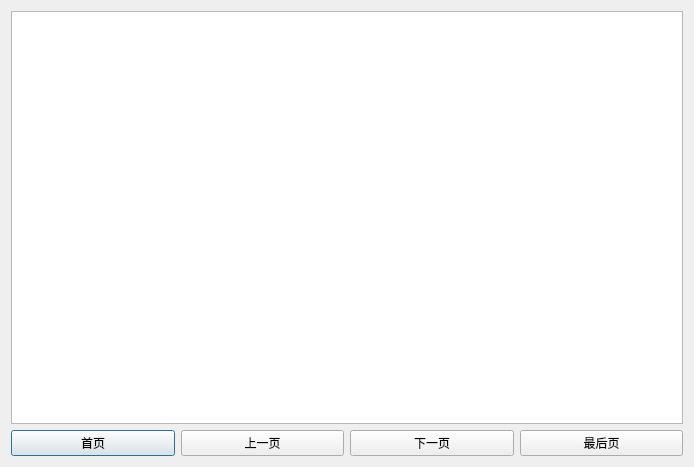
<?xml version="1.0" encoding="UTF-8"?>
<ui version="4.0">
 <class>FeedClass</class>
 <widget class="QDialog" name="FeedClass">
  <property name="geometry">
   <rect>
    <x>0</x>
    <y>0</y>
    <width>694</width>
    <height>467</height>
   </rect>
  </property>
  <property name="windowTitle">
   <string>Feed</string>
  </property>
  <layout class="QVBoxLayout" name="verticalLayout">
   <item>
    <widget class="QTableWidget" name="tbl_"/>
   </item>
   <item>
    <layout class="QHBoxLayout" name="horizontalLayout">
     <item>
      <widget class="QPushButton" name="btn_first_">
       <property name="text">
        <string>首页</string>
       </property>
      </widget>
     </item>
     <item>
      <widget class="QPushButton" name="btn_prev_">
       <property name="text">
        <string>上一页</string>
       </property>
      </widget>
     </item>
     <item>
      <widget class="QPushButton" name="btn_next_">
       <property name="text">
        <string>下一页</string>
       </property>
      </widget>
     </item>
     <item>
      <widget class="QPushButton" name="btn_last_">
       <property name="text">
        <string>最后页</string>
       </property>
      </widget>
     </item>
    </layout>
   </item>
  </layout>
 </widget>
 <layoutdefault spacing="6" margin="11"/>
 <resources>
  <include location="feed.qrc"/>
 </resources>
 <connections/>
</ui>
